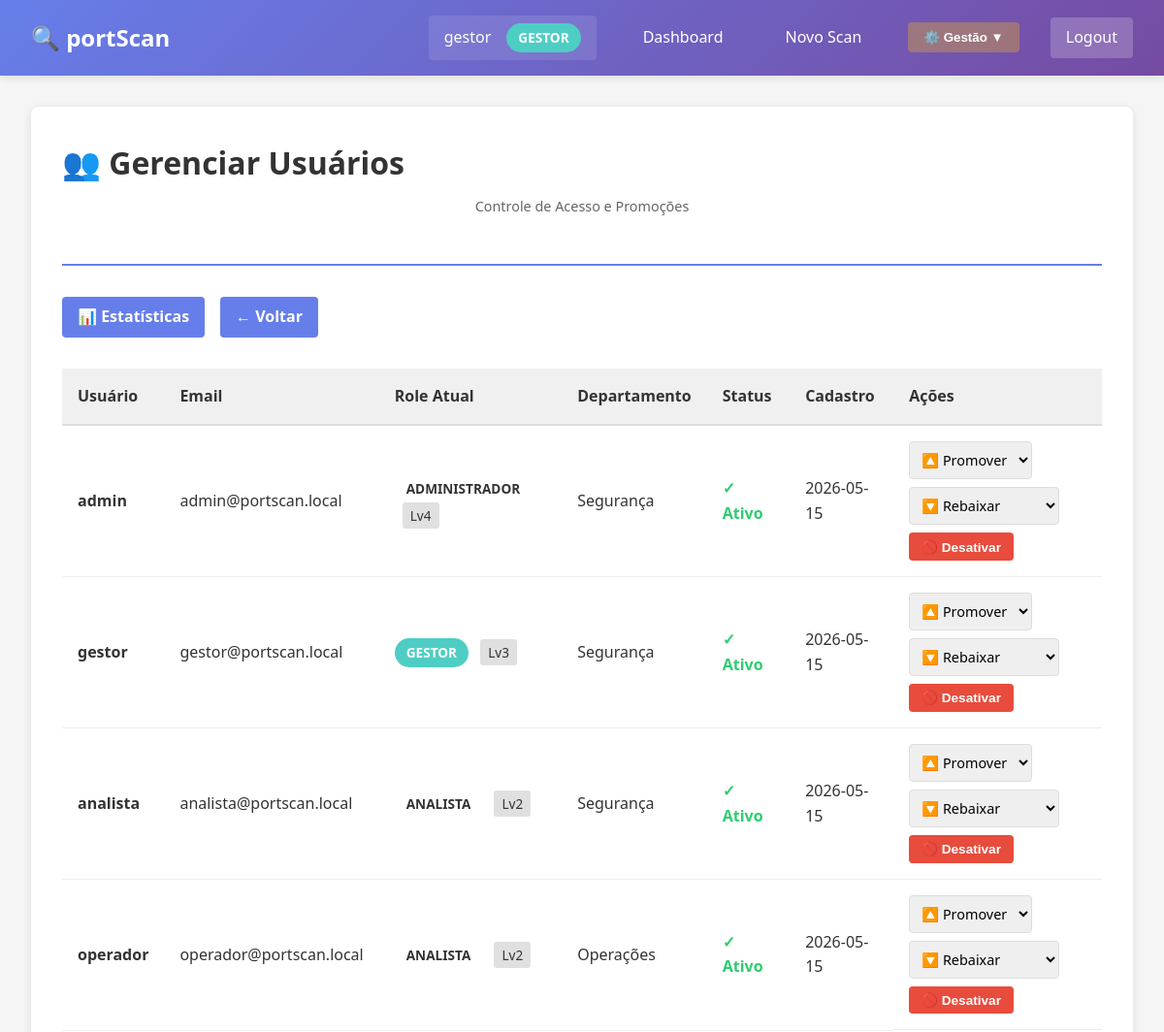
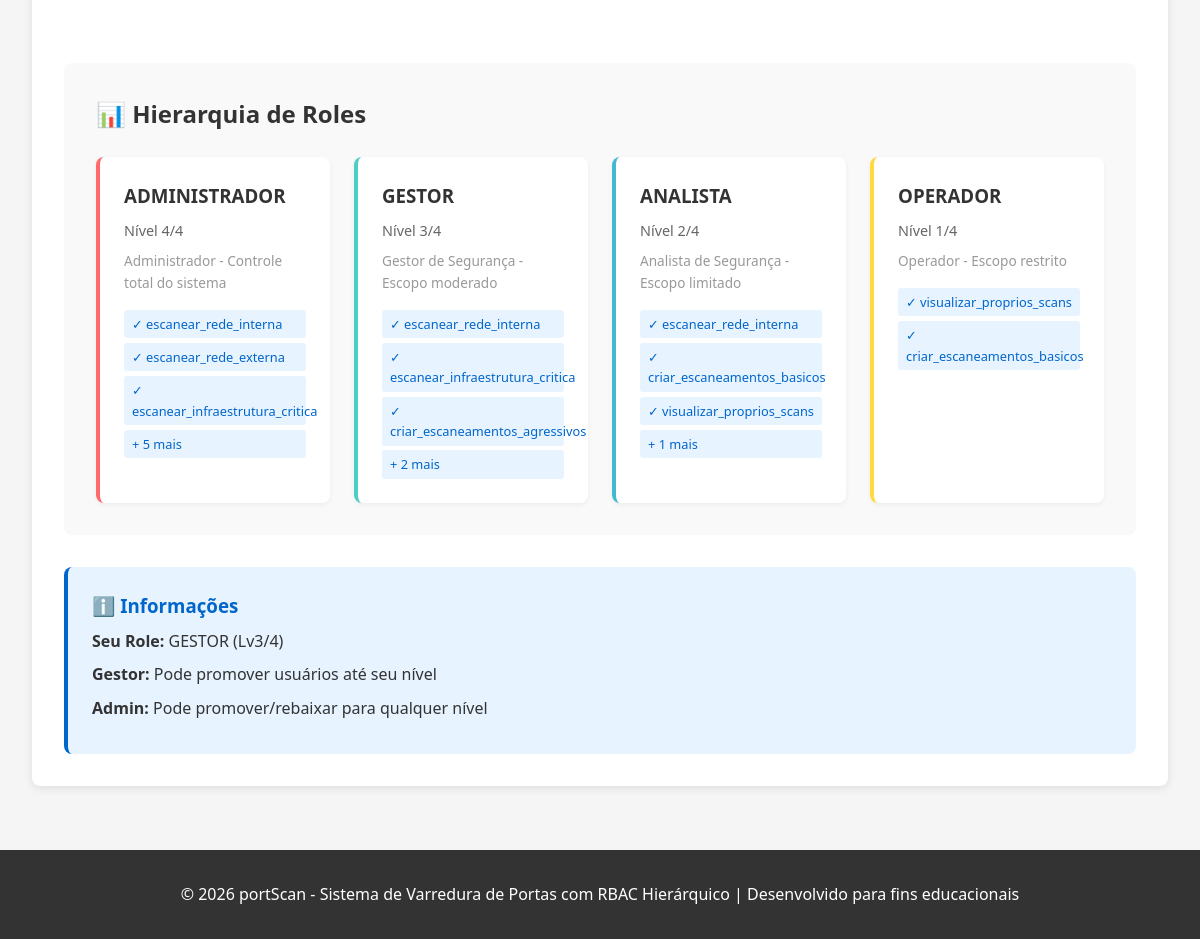
The app's page /admin/users (signed in) with its own data (2 pictures, top to bottom).
### tables this page shows
CREATE TABLE users (
            id INTEGER PRIMARY KEY AUTOINCREMENT,
            username TEXT UNIQUE NOT NULL,
            email TEXT UNIQUE NOT NULL,
            password_hash TEXT NOT NULL,
            role TEXT DEFAULT 'analista' NOT NULL,
            department TEXT,
            is_active INTEGER DEFAULT 1,
            created_at TEXT DEFAULT CURRENT_TIMESTAMP
        );

### routes/admin_routes.py (the view)
@admin_bp.route('/users')
@login_required
@role_required('gestor')  # Gestor e Admin podem acessar
def manage_users():
    users = get_all_users()
    role_hierarchy = Role.ROLES_HIERARCHY
    return render_template('admin/manage_users.html',
                         users=users,
                         role_hierarchy=role_hierarchy,
                         current_role_level=Role.get_role_level(current_user.role))

### auth/rbac.py (called while the page is built)
    @staticmethod
    def get_role_level(role):
        return Role.ROLES_HIERARCHY.get(role, {}).get('level', 0)

    @staticmethod
    def validate_role(role):
        return role in Role.ROLES_HIERARCHY

### database.py (called while the page is built)
def get_connection():
    conn = sqlite3.connect(DATABASE_PATH)
    conn.row_factory = sqlite3.Row
    return conn

def get_user_by_id(user_id):
    conn = get_connection()
    cursor = conn.cursor()
    cursor.execute('SELECT * FROM users WHERE id = ?', (user_id,))
    row = cursor.fetchone()
    conn.close()
    if row:
        return User(*row)
    return None

def get_all_users():
    conn = get_connection()
    cursor = conn.cursor()
    cursor.execute('SELECT * FROM users')
    rows = cursor.fetchall()
    conn.close()
    return [User(*row) for row in rows]

### templates/admin/manage_users.html (shortened to what this page needs)
{% extends "base.html" %}
{% block content %}
<div class="admin-container">
    <div class="admin-header">
        <h1>👥 Gerenciar Usuários</h1>
        <p class="subtitle">Controle de Acesso e Promoções</p>
    </div>
    <div class="admin-nav">
        <a href="{{ url_for('admin.statistics') }}" class="admin-nav-link">📊 Estatísticas</a>
        <a href="{{ url_for('scanner.dashboard') }}" class="admin-nav-link">← Voltar</a>
    </div>
    <div class="users-section">
        <div class="users-table-wrapper">
            <table class="users-table">
                <thead>
                    <tr>
                        <th>Usuário</th>
                        <th>Email</th>
                        <th>Role Atual</th>
                        <th>Departamento</th>
                        <th>Status</th>
                        <th>Cadastro</th>
                        <th>Ações</th>
                    </tr>
                </thead>
                <tbody>
                    {% for user in users %}
                        <tr class="user-row {% if not user.is_active %}inactive{% endif %}">
                            <td><strong>{{ user.username }}</strong></td>
                            <td>{{ user.email }}</td>
                            <td>
                                <span class="role-badge role-{{ user.role }}">
                                    {{ user.role }}
                                </span>
                                <span class="role-level">Lv{{ role_hierarchy[user.role].level }}</span>
                            </td>
                            <td>{{ user.department or '-' }}</td>
                            <td>
                                {% if user.is_active %}
                                    <span class="status-active">✓ Ativo</span>
                                {% else %}
                                    <span class="status-inactive">✗ Inativo</span>
                                {% endif %}
                            </td>
                            <td>{{ user.created_at[:10] }}</td>
                            <td class="actions-cell">
                                <div class="action-dropdown">
                                    <form method="POST" action="{{ url_for('admin.promote_user', user_id=user.id) }}" class="role-form">
                                        <select name="new_role" class="role-select" onchange="this.form.submit()">
                                            <option value="">🔼 Promover</option>
                                        </select>
                                    </form>
                                </div>
                                <div class="action-dropdown">
                                    <form method="POST" action="{{ url_for('admin.demote_user', user_id=user.id) }}" class="role-form">
                                        <select name="new_role" class="role-select" onchange="if(confirm('Tem certeza?')) this.form.submit();">
                                            <option value="">🔽 Rebaixar</option>
                                        </select>
                                    </form>
                                </div>
                                <form method="POST" action="{{ url_for('admin.toggle_user_status', user_id=user.id) }}" style="display:inline;">
                                    <button type="submit" class="action-btn {% if user.is_active %}btn-danger{% else %}btn-success{% endif %}"
                                            onclick="return confirm('Tem certeza?')">
                                        {% if user.is_active %}
                                            🚫 Desativar
                                        {% else %}
                                            ✓ Ativar
                                        {% endif %}
                                    </button>
                                </form>
                            </td>
                        </tr>
                    {% endfor %}
                </tbody>
            </table>
        </div>
    </div>
    <div class="role-hierarchy-info">
        <h2>📊 Hierarquia de Roles</h2>
        <div class="hierarchy-grid">
            {% for role_name, role_info in role_hierarchy.items()|sort(attribute='level', reverse=True) %}
                <div class="hierarchy-card level-{{ role_info.level }}">
                    <h3>{{ role_name|upper }}</h3>
                    <p class="level-num">Nível {{ role_info.level }}/4</p>
                    <p class="description">{{ role_info.description }}</p>
                    <div class="permissions-preview">
                        {% for perm in role_info.permissions[:3] %}
                            <span class="perm-tag">✓ {{ perm }}</span>
                        {% endfor %}
                        {% if role_info.permissions|length > 3 %}
                            <span class="perm-tag">+ {{ role_info.permissions|length - 3 }} mais</span>
                        {% endif %}
                    </div>
                </div>
            {% endfor %}
        </div>
    </div>
    <div class="legend">
        <h3>ℹ️ Informações</h3>
        <p><strong>Seu Role:</strong> {{ current_user.role|upper }} (Lv{{ current_role_level }}/4)</p>
        <p><strong>Gestor:</strong> Pode promover usuários até seu nível</p>
        <p><strong>Admin:</strong> Pode promover/rebaixar para qualquer nível</p>
    </div>
</div>
{% endblock %}

### templates/base.html (shortened to what this page needs)
<!DOCTYPE html>
<html lang="pt-BR">
<head>
    <link rel="stylesheet" href="{{ url_for('static', filename='style.css') }}">
</head>
<body>
    <nav class="navbar">
        <div class="navbar-brand">
            <span class="logo">🔍 portScan</span>
        </div>
        <div class="navbar-menu">
            {% if current_user.is_authenticated %}
                <span class="user-info">
                    {{ current_user.username }} <span class="role-badge role-{{ current_user.role }}">{{ current_user.role }}</span>
                </span>
                <a href="{{ url_for('scanner.dashboard') }}" class="nav-link">Dashboard</a>
                <a href="{{ url_for('scanner.new_scan') }}" class="nav-link">Novo Scan</a>
                {% if current_user.role in ['administrador', 'gestor'] %}
                    <div class="nav-dropdown">
                        <button class="nav-link admin-link">⚙️ Gestão ▼</button>
                    </div>
                {% endif %}
                <a href="{{ url_for('auth.logout') }}" class="nav-link logout">Logout</a>
            {% else %}
                <a href="{{ url_for('auth.login') }}" class="nav-link">Login</a>
                <a href="{{ url_for('auth.register') }}" class="nav-link">Registrar</a>
            {% endif %}
        </div>
    </nav>
    <div class="container">
        {% block content %}{% endblock %}
    </div>
    <footer class="footer">
        <p>&copy; 2026 portScan - Sistema de Varredura de Portas com RBAC Hierárquico | Desenvolvido para fins educacionais</p>
    </footer>
</body>
</html>

### static/style.css (style rules this page uses)
* { margin: 0; padding: 0; box-sizing: border-box; }
body { font-family: 'Segoe UI', Tahoma, Geneva, Verdana, sans-serif; background-color: #f5f5f5; color: #333; line-height: 1.6; }
.navbar { background: linear-gradient(135deg, #667eea 0%, #764ba2 100%); color: white; padding: 1rem 2rem; display: flex; justify-content: space-between; align-items: center; box-shadow: 0 2px 10px rgba(0,0,0,0.1); }
.navbar-brand { font-size: 1.5rem; font-weight: bold; }
.logo { display: flex; align-items: center; gap: 0.5rem; }
.navbar-menu { display: flex; gap: 2rem; align-items: center; }
.nav-link { color: white; text-decoration: none; padding: 0.5rem 1rem; border-radius: 4px; transition: background 0.3s; }
.nav-link.logout { background: rgba(255,255,255,0.2); }
.nav-link.admin-link { background: rgba(255, 193, 7, 0.3); font-weight: bold; }
.user-info { background: rgba(255,255,255,0.1); padding: 0.5rem 1rem; border-radius: 4px; display: flex; gap: 1rem; align-items: center; }
.nav-dropdown { position: relative; display: inline-block; }
.nav-dropdown .nav-link { cursor: pointer; border: none; background: rgba(255, 193, 7, 0.3); font-weight: bold; }
.role-badge { display: inline-block; padding: 0.25rem 0.75rem; border-radius: 20px; font-size: 0.85rem; font-weight: bold; text-transform: uppercase; }
.role-gestor { background: #4ecdc4; color: white; }
.container { max-width: 1200px; margin: 2rem auto; padding: 0 2rem; }
input[type="text"], input[type="email"], input[type="password"], select, textarea { width: 100%; padding: 0.75rem; border: 1px solid #ddd; border-radius: 4px; font-size: 1rem; font-family: inherit; }
.btn-danger { background: #dc3545; color: white; }
.subtitle { text-align: center; color: #666; margin-bottom: 2rem; font-size: 0.9rem; }
table { width: 100%; border-collapse: collapse; }
table thead { background: #f9f9f9; }
table th { padding: 1rem; text-align: left; font-weight: bold; border-bottom: 2px solid #ddd; }
table td { padding: 1rem; border-bottom: 1px solid #eee; }
.footer { background: #333; color: white; text-align: center; padding: 2rem; margin-top: 4rem; }

### records on screen
users: username "gestor", role "GESTOR", email "gestor@portscan.local", role "3", department "Segurança", is_active "✓ Ativo", created_at "2026-05-15"
users: username "admin", email "admin@portscan.local", role "ADMINISTRADOR", role "4", department "Segurança", is_active "✓ Ativo", created_at "2026-05-15"
users: username "analista", email "analista@portscan.local", role "ANALISTA", role "2", department "Segurança", is_active "✓ Ativo", created_at "2026-05-15"
users: username "operador", email "operador@portscan.local", role "ANALISTA", role "2", department "Operações", shows "✓ Ativo", created_at "2026-05-15", shows "🚫 Desativar", username "OPERADOR", level "1", description "Operador - Escopo restrito", 3 "visualizar_proprios_scans" "criar_escaneamentos_basicos"

### other values on screen
{{ role_name|upper }} "ADMINISTRADOR" "GESTOR" "ANALISTA"
{{ role_info.level }} "4" "3" "2"
{{ role_info.description }} "Administrador - Controle total do sistema" "Gestor de Segurança - Escopo moderado" "Analista de Segurança - Escopo limitado"
{{ perm }} "escanear_rede_interna" "escanear_rede_externa" "escanear_infraestrutura_critica" "escanear_rede_interna" "escanear_infraestrutura_critica" "criar_escaneamentos_agressivos" "escanear_rede_interna" "criar_escaneamentos_basicos" "visualizar_proprios_scans"
{{ role_info.permissions|length - 3 }} "5" "2" "1"
{{ current_role_level }} "3"
